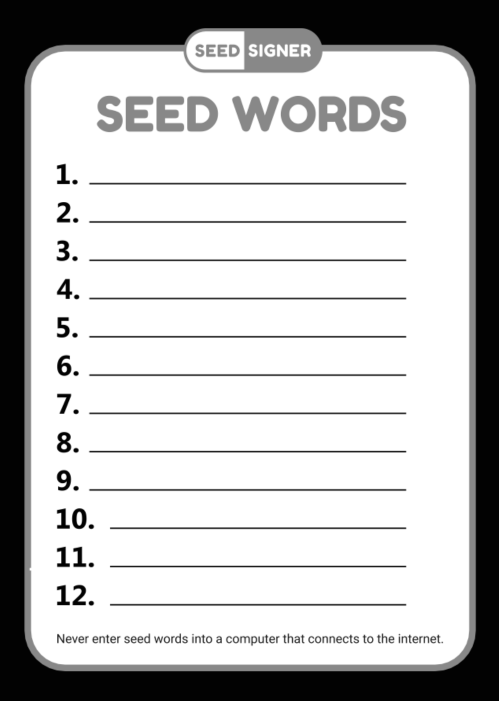
#> input picture data/cards/card12.png, 1004 x 1401 px, given in place of seedsigner_mnemonic_12w.png, which was not available (shown at 1/2 size)
$ python annoter.py ../../../../../../data/cards
#> lines starting #> are read from the running program, lines starting #| are printed output that depends on the picture; after the words box and inside, x2 and y2 are one past the last pixel; in counts of white or black regions, pixels touching at a corner belong together
"""Cases des modèles de cartes du commerce (data/modeles_cartes) : à partir d'un relevé grossier par modèle
(colonne de numéros, plage verticale, plage horizontale de la case), trouve la boîte d'encre de chaque numéro
imprimé et le rectangle d'écriture de chaque case ; écrit cases.json (lu par gen_univ.carte_modele).

    python3 -I modeles/annoter.py DOSSIER_MODELES [--controle IMAGE.jpg] [--plus]
Bloc : (premier numéro, nombre, x0 et x1 des numéros, y0 et y1 de la colonne, x0 et x1 de la case).
base : « ligne » (on écrit sur une ligne au niveau du bas du numéro) ou « case » (case centrée sur le numéro).
split : « test » = modèle tenu à l'écart de l'entraînement.
"""
import json
import os
import sys

import numpy as np
from PIL import Image, ImageDraw

RELEVES = {
    "seedsigner_mnemonic_12w": dict(split="train", base="ligne", carte=[90, 20, 1188, 1647],
                                    blocs=[(1, 12, 313, 396, 280, 1403, 400, 950)]),
    "seedsigner_mnemonic_24w": dict(split="train", base="ligne", carte=[86, 20, 1188, 1634],
                                    blocs=[(1, 12, 201, 266, 272, 1394, 272, 591), (13, 12, 668, 740, 272, 1394, 746, 1064)]),
    "trezor_seed24_inside": dict(split="train", base="case", carte=[56, 56, 1185, 492],
                                 blocs=[(1, 12, 445, 480, 72, 481, 490, 788), (13, 12, 823, 860, 72, 481, 868, 1166)]),
    "coldcard_backup_v3": dict(split="train", base="case", carte=[0, 0, 300, 525],
                               blocs=[(1, 12, 14, 27, 212, 508, 28, 143), (13, 12, 150, 168, 212, 508, 169, 283)]),
    "coldcard_backup_v2": dict(split="train", base="case", carte=[0, 0, 300, 525],
                               blocs=[(1, 12, 14, 27, 212, 508, 28, 143), (13, 12, 150, 168, 212, 508, 169, 283)]),
    "bitcoinkeys_worksheet24": dict(split="train", base="case", carte=[0, 0, 1275, 1650],
                                    blocs=[(1, 24, 95, 132, 298, 1425, 840, 1223)]),
    "coldcard_microsd_password": dict(split="train", base="case", carte=[0, 0, 225, 375],
                                      blocs=[(1, 12, 5, 25, 38, 364, 27, 212)]),
    "trezor_legacy_recovery_card": dict(split="test", base="case", carte=[520, 150, 1140, 560],
                                        blocs=[(1, 12, 555, 588, 172, 538, 591, 816), (13, 12, 850, 884, 172, 538, 886, 1111)]),
    "foundation_passport_card": dict(split="test", base="ligne", carte=[196, 684, 993, 1049],
                                     blocs=[(1, 6, 206, 230, 755, 968, 232, 340), (7, 6, 347, 370, 755, 968, 372, 480),
                                            (13, 6, 487, 512, 755, 968, 514, 620), (19, 6, 626, 652, 755, 968, 654, 760)]),
    "trezor_seed20_inside": dict(split="test", base="case", carte=[56, 53, 417, 1126],
                                 blocs=[(1, 20, 75, 111, 115, 1117, 122, 397)]),
    "keybackup_seedwords": dict(split="test", base="case", carte=[0, 0, 1816, 2474],
                                blocs=[(1, 12, 160, 203, 480, 1500, 205, 762), (13, 12, 945, 985, 480, 1500, 1000, 1557)]),
    # Moitié gauche (24 mots). Le modèle imprime « 21 » deux fois et pas de « 22 » : la case en 22e position
    # porte le numéro 22 (ordre des mots), son numéro imprimé se lit « 21 ».
    "bitcoinerguide_recovery_sheet": dict(split="train", base="ligne", carte=[10, 10, 875, 1050],
                                          blocs=[(1, 12, 40, 85, 215, 875, 90, 391),
                                                 (13, 12, 470, 515, 215, 875, 520, 822)]),
    # Filigrane gris (195) sous les numéros 5-6 : sous le seuil d'encre, d'où une boîte serrée par numéro.
    "mnemonicbackup_12w_btc": dict(split="train", base="case", carte=[83, 140, 835, 745],
                                   blocs=[(1, 4, 115, 150, 320, 483, 157, 414), (5, 1, 126, 142, 494, 514, 157, 414),
                                          (6, 1, 126, 143, 534, 556, 157, 414), (7, 6, 480, 535, 320, 565, 542, 799)]),
    # Filigrane sous les numéros 8-12 : boîte serrée par numéro.
    "mnemonicbackup_24w_btc": dict(split="train", base="case", carte=[83, 140, 835, 745],
                                   blocs=[(1, 7, 105, 160, 200, 483, 167, 426), (8, 1, 136, 152, 493, 514, 167, 426),
                                          (9, 1, 135, 152, 534, 555, 167, 426), (10, 1, 115, 152, 575, 596, 167, 426),
                                          (11, 1, 116, 152, 616, 637, 167, 426), (12, 1, 117, 153, 657, 677, 167, 426),
                                          (13, 12, 480, 535, 200, 690, 541, 801)]),
    "mnemonicbackup_shamir33": dict(split="train", base="case", carte=[83, 140, 835, 745],
                                    blocs=[(1, 16, 125, 175, 180, 684, 179, 407), (17, 17, 500, 550, 170, 712, 555, 783)]),
    # Numérotation par lignes (1 2 / 3 4 …) : un bloc d'un numéro par case, hauteur de zone = pas des lignes.
    "padawans_seed_backup": dict(split="train", base="ligne", carte=[70, 70, 873, 1168],
                                 blocs=[(2 * r + c + 1, 1, *nx, int(409 + 48.4 * r) - 24, int(409 + 48.4 * r) + 24, *sx)
                                        for r in range(6) for c, (nx, sx) in enumerate([((95, 135), (136, 453)),
                                                                                       ((485, 527), (527, 842))])]),
    # Premier tableau (« Write the secret down here ») seulement ; 4 colonnes numérotées par lignes.
    "psst_worksheet_secret": dict(split="test", base="ligne", carte=[0, 0, 1242, 1755],
                                  blocs=[(4 * r + c + 1, 1, *nx, int(347.5 + 37.2 * r) - 18, int(347.5 + 37.2 * r) + 18, *sx)
                                         for r in range(6) for c, (nx, sx) in enumerate([((50, 82), (92, 254)),
                                                                                        ((265, 297), (308, 484)),
                                                                                        ((495, 527), (538, 701)),
                                                                                        ((712, 744), (755, 917))])]),
    "psst_worksheet_share": dict(split="train", base="ligne", carte=[0, 0, 1242, 1757],
                                 blocs=[(2 * r + c + 1, 1, *nx, int(1240 + 39.45 * r) - 19, int(1240 + 39.45 * r) + 19, *sx)
                                        for r in range(12) for c, (nx, sx) in enumerate([((336, 376), (392, 603)),
                                                                                        ((634, 674), (690, 901))])]),
    # Colonne « Seed Phrase » seulement ; on écrit le mot sur la ligne pointillée segmentée.
    "penlock_worksheet24_front": dict(split="train", base="ligne", carte=[291, 50, 642, 1697],
                                      blocs=[(1, 24, 310, 365, 210, 1555, 372, 610)]),
    # Cases arrondies : numéro en haut à gauche, pointillé 33 px sous son centre ; zone de 84 px pour que le bas
    # de la case (centre + 0,4 × 84) tombe sur le pointillé.
    "rapidtoolset_18w_grid": dict(split="train", base="case", carte=[0, 0, 1800, 1338],
                                  blocs=[(3 * r + c + 1, 1, *nx, int(318.5 + 162 * r) - 42, int(318.5 + 162 * r) + 42, *sx)
                                         for r in range(6) for c, (nx, sx) in enumerate([((100, 200), (216, 573)),
                                                                                        ((655, 755), (771, 1125)),
                                                                                        ((1210, 1310), (1323, 1680))])]),
    "rapidtoolset_24w_list": dict(split="train", base="case", carte=[0, 0, 1800, 4254],
                                  blocs=[(r + 1, 1, 100, 210, int(318.5 + 162 * r) - 42, int(318.5 + 162 * r) + 42, 216, 1680)
                                         for r in range(24)]),
    # Épreuve InDesign : carte = traits de coupe intérieurs. 4 colonnes de 6 cases grises, numéro à gauche de la case.
    "trezor_one_card_2017": dict(split="train", base="case", carte=[339, 428, 2039, 1411],
                                 blocs=[(1, 6, 360, 395, 700, 1345, 401, 737), (7, 6, 745, 790, 700, 1345, 795, 1130),
                                        (13, 6, 1205, 1246, 700, 1345, 1253, 1588),
                                        (19, 6, 1595, 1640, 700, 1345, 1645, 1980)]),
    # Les modèles suivants ont le trait d'écriture sous le numéro (et non au niveau de son bas) et ce trait passe sous
    # la colonne des numéros : un bloc par numéro, zone = de la ligne précédente (exclue) à la ligne du mot (exclue),
    # base « case » pour que le bas de la case (centre + 0,4 × zone) tombe juste au-dessus du trait.
    # Basse résolution (numéros de 10 px de haut).
    "ledger_nanos_my_recovery_phrase": dict(split="train", base="case", carte=[10, 9, 379, 689],
                                            blocs=[(r + 1 + 12 * c, 1, *nx, 251 + 36 * r - 34, 251 + 36 * r, *sx)
                                                   for c, (nx, sx) in enumerate([((36, 62), (62, 178)),
                                                                                 ((205, 232), (232, 348))])
                                                   for r in range(12)]),
    # Page de droite (24 mots) seulement. Très basse résolution (numéros de 7 à 8 px de haut).
    "ledger_nanox_recovery_sheet": dict(split="train", base="case", carte=[368, 17, 674, 534],
                                        blocs=[(r + 1 + 12 * c, 1, *nx, ly - 25, ly, *sx)
                                               for c, (nx, sx) in enumerate([((390, 412), (413, 504)),
                                                                             ((532, 553), (555, 646))])
                                               for r, ly in enumerate([149, 177, 205, 233, 261, 290, 318, 346,
                                                                       374, 402, 430, 459])]),
    "onekey_recovery_sheet": dict(split="test", base="case", carte=[0, 0, 1679, 704],
                                  blocs=[(r + 1 + 6 * c, 1, *nx, ly - 78, ly, *sx)
                                         for c, (nx, sx) in enumerate([((50, 115), (115, 398)), ((435, 500), (500, 783)),
                                                                       ((890, 955), (955, 1240)),
                                                                       ((1280, 1345), (1345, 1626))])
                                         for r, ly in enumerate([250, 330, 410, 490, 569, 649])]),
}

# Essais comparables (20/11) : modèles ajoutés seulement avec --plus (dossier modeles_cartes_plus), pour mesurer
# l'effet de modèles supplémentaires avant de les verser dans l'entraînement.
RELEVES_PLUS = {
    "bitcoinkeys_worksheet12": dict(split="train", base="case", carte=[0, 0, 1275, 1650],
                                    blocs=[(1, 12, 95, 132, 285, 855, 843, 1225)]),
    "coldcard_ultimate_recovery": dict(split="train", base="case", carte=[0, 0, 500, 440],
                                       blocs=[(1, 12, 16, 36, 96, 434, 37, 126), (13, 12, 130, 154, 96, 434, 155, 249)]),
}


def runs(profile, gap=3):
    on = np.nonzero(profile)[0]
    if len(on) == 0:
        return []
    out, s, p = [], on[0], on[0]
    for v in on[1:]:
        if v - p > gap:
            out.append((s, p + 1))
            s = v
        p = v
    out.append((s, p + 1))
    return out


def bloc(a, first, count, nx0, nx1, y0, y1, sx0, sx1, base):
    zone = a[y0:y1, nx0:nx1]
    ink = zone < min(200, np.median(a) - 40)
    rs = [r for r in runs(ink.any(1)) if r[1] - r[0] >= 3]
    if len(rs) != count:  # partage régulier si les numéros ne se séparent pas
        edges = np.linspace(0, y1 - y0, count + 1)
        rs = []
        for i in range(count):
            e0, e1 = int(edges[i]), int(edges[i + 1])
            rr = runs(ink[e0:e1].any(1))
            rs.append((e0 + rr[0][0], e0 + rr[-1][1]) if rr else (e0, e1))
    centers = [(r[0] + r[1]) / 2 + y0 for r in rs]
    pitch = float(np.median(np.diff(centers))) if count > 1 else (y1 - y0)
    numeros, cases = [], []
    for i, (r0, r1) in enumerate(rs):
        cols = np.nonzero(ink[r0:r1].any(0))[0]
        bx0, bx1 = nx0 + cols.min(), nx0 + cols.max() + 1
        by0, by1 = y0 + r0, y0 + r1
        numeros.append([int(bx0), int(by0), int(bx1), int(by1), first + i])
        cy = (by0 + by1) / 2
        if base == "ligne":
            bot = by1 + 0.06 * pitch
        else:
            bot = cy + 0.4 * pitch
        cases.append([int(sx0), int(bot - 0.85 * pitch), int(sx1), int(bot), first + i])
    return numeros, cases


def main():
    d = sys.argv[1]
    out = []
    releves = dict(RELEVES, **RELEVES_PLUS) if "--plus" in sys.argv else RELEVES
    for mid, r in releves.items():
        p = os.path.join("png", mid + ".png")
        a = np.asarray(Image.open(os.path.join(d, p)).convert("L"), np.float32)
        numeros, cases = [], []
        for b in r["blocs"]:
            n, c = bloc(a, *b, r["base"])
            numeros += n
            cases += c
#> this loop made 1 pass
#> pass 1, in bloc, `zone = a[y0:y1, nx0:nx1]`:
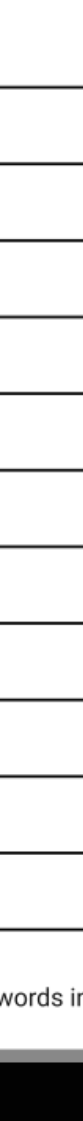
#> zone: shape (1121, 83) float32; min 2, max 255, mean 231.7
#> pass 1, in bloc, `ink = zone < min(200, np.median(a) - 40)`:
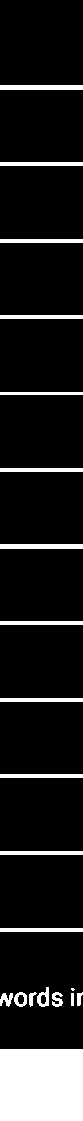
#> ink: shape (1121, 83) bool; 11.5% white; 21 white regions (1 under 20 px), largest, box (x1, y1, x2, y2) and area: (0, 1049, 83, 1121) 5976, (0, 85, 83, 90) 415, (0, 544, 83, 549) 415
#> after the loop, cases = 12 items, first 6: [400, 309, 950, 374, 1], [400, 385, 950, 450, 2], [400, 462, 950, 527, 3], [400, 538, 950, 603, 4], [400, 614, 950, 679, 5], [400, 768, 950, 833, 6]; numeros = 12 items, first 6: [313, 365, 396, 370, 1], [313, 442, 396, 446, 2], [313, 519, 396, 523, 3], [313, 595, 396, 599, 4], [313, 672, 396, 675, 5], [313, 748, 396, 829, 6]
        out.append(dict(id=mid, png=p, split=r["split"], carte=r["carte"], numeros=numeros, cases=cases))
#> pass 2 of the loop in main, `for mid, r in releves.items():`:
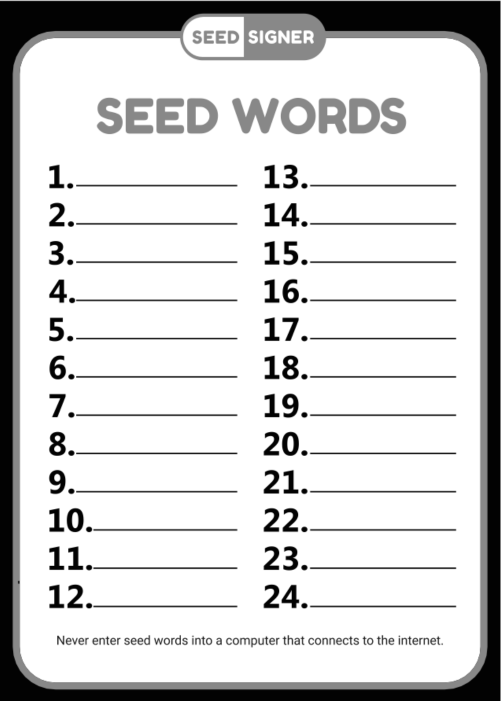
#> input picture data/cards/card24.png, 1004 x 1401 px, given in place of seedsigner_mnemonic_24w.png, which was not available (shown at 1/2 size)
#> the loop in main, `for b in r["blocs"]:` made 1 pass
#> pass 1, in bloc (call 2), `zone = a[y0:y1, nx0:nx1]`:
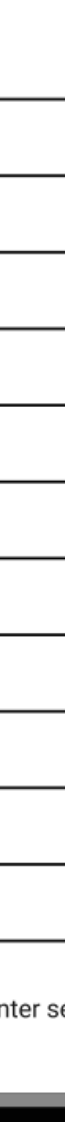
#> zone: shape (1122, 65) float32; min 2, max 255, mean 241.5
#> pass 1, in bloc (call 2), `ink = zone < min(200, np.median(a) - 40)`:
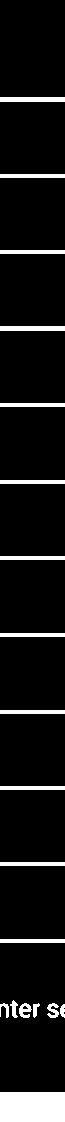
#> ink: shape (1122, 65) bool; 7.8% white; 19 white regions, largest, box (x1, y1, x2, y2) and area: (0, 1092, 65, 1122) 1950, (0, 97, 65, 102) 325, (0, 326, 65, 331) 325
#> after the loop in main, `for b in r["blocs"]:`: cases = []
    json.dump(out, open(os.path.join(d, "cases.json"), "w"), indent=1)
    if "--controle" in sys.argv:
        ims = []
        for m in out:
            im = Image.open(os.path.join(d, m["png"])).convert("RGB")
            dr = ImageDraw.Draw(im)
            for b in m["numeros"]:
                dr.rectangle(b[:4], outline=(255, 0, 0), width=2)
            for b in m["cases"]:
                dr.rectangle(b[:4], outline=(0, 160, 0), width=2)
            dr.rectangle(m["carte"], outline=(0, 0, 255), width=3)
            x0, y0, x1, y1 = m["carte"]
            im = im.crop((max(0, x0 - 10), max(0, y0 - 10), x1 + 10, y1 + 10))
            im.thumbnail((480, 480))
            ims.append(im)
        s = Image.new("RGB", (4 * 480, (len(ims) + 3) // 4 * 480), "gray")
        for i, im in enumerate(ims):
            s.paste(im, ((i % 4) * 480, (i // 4) * 480))
        s.save(sys.argv[sys.argv.index("--controle") + 1], quality=85)
    for m in out:
        print(m["id"], m["split"], len(m["numeros"]), len(m["cases"]))


if __name__ == "__main__":
#> (the run stopped early here; a loop or call above may not have finished)
